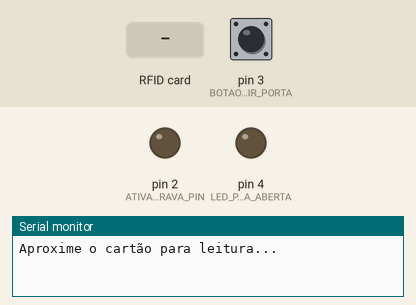
Simulated run of this sketch. Board: Arduino Uno, built with avr-gcc and run on an emulated ATmega328P. Parts: output pins drawn as LEDs (lit = HIGH), the last lines printed to the serial monitor. The test bench sets the inputs (shaded band); at power-on: pin 3 (BOTAO_ABRIR_PORTA) LOW. Pins used as bus, display or sensor lines are not drawn.

Above: at 1.2 s.
1.3 s: RFID card 20 AE B5 56 held to the reader
At 2.1 s:
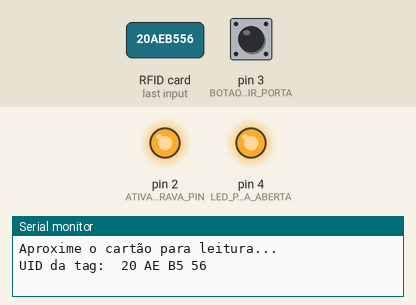
4.3 s: pin 3 (BOTAO_ABRIR_PORTA) pulled HIGH for 3.2 s
At 10.42 s:
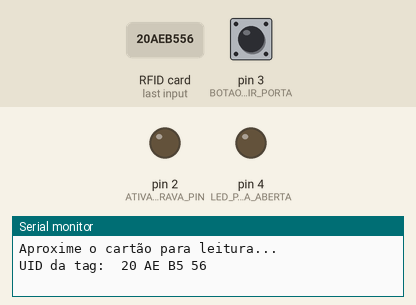
10.5 s: pin 3 (BOTAO_ABRIR_PORTA) pulled HIGH for 0.15 s
At 11.5 s:
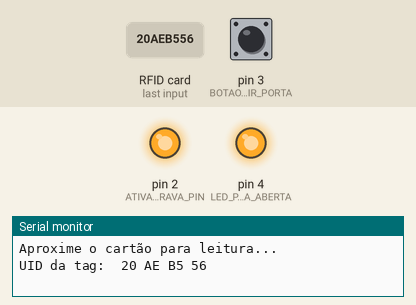
13.6 s: pin 3 (BOTAO_ABRIR_PORTA) pulled HIGH for 1 s
At 17.4 s:
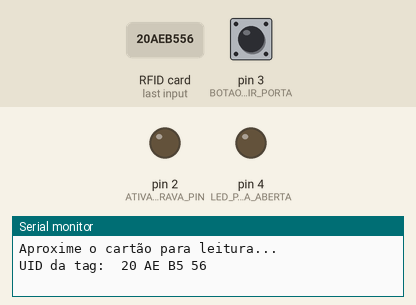
Timing chart, 0 to 18.9 s (numbered marks = the images above; inputs shaded):
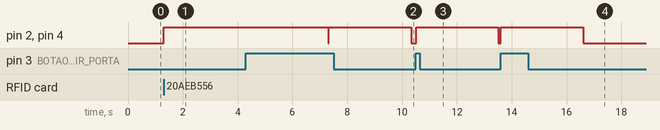

Measured:
- after the input at 1.3 s, pin 2 (ATIVACAO_TRAVA_PIN), pin 4 (LED_PORTA_ABERTA): LOW → HIGH at once
- after the input at 4.3 s, pin 2 (ATIVACAO_TRAVA_PIN), pin 4 (LED_PORTA_ABERTA): HIGH → LOW after 3.0 s instead of 0.01 s
- after the input at 10.5 s, pin 2 (ATIVACAO_TRAVA_PIN), pin 4 (LED_PORTA_ABERTA): LOW → HIGH at once, → LOW 3.0 s later
- after the input at 13.6 s, pin 2 (ATIVACAO_TRAVA_PIN), pin 4 (LED_PORTA_ABERTA): LOW → HIGH at once, → LOW 3.0 s later

The sketch:

codigo.ino
```cpp
/**
 * @brief Código arduino para desbloquear uma trava elétrica de mola.
 * @authors Gabs-Coding, Palloma Cafe, Laura Santos, Pedro Werlang.
 * @version 1.0-alpha
 * @date 2024
 */

#include <SPI.h>
#include <MFRC522.h>

const int CS_PIN = 10; /**< Atribuição do pino vinculado ao SPI slave select input (Pin 24, NSS, active low); */
const int RPD_PIN = 9; /**< Atribuição do pino vinculado ao reset e power down input (Pin 6, NRSTPD, active low); */
const int BOTAO_ABRIR_PORTA = 3; /**< Atribuição do pino vinculado a interrupção do botão que abrirá a trava solenoide. */
const int ATIVACAO_TRAVA_PIN = 2; /**< Atribuição do pino 2 para abrir e fechar a trava; */
const int LED_PORTA_ABERTA = 4; /**< Atribuição do pino 4 para ligar o LED verde e indicar quando a trava está aberta. */
/**v Variável descontinuada.*/
// const String CARTAO_CADASTRADO("20 AE B5 56"); /**< Código UID do cartão cadastrado. */

MFRC522 leitor_cartao(CS_PIN, RPD_PIN);
//String dados_lidos(""); /**< Variável que armazenará os dados lidos do cartão.*/

void setup() {
	Serial.begin(9600); /**< Iniciando a porta serial; */
	SPI.begin(); /**< Iniciando o SPI BUS; */
	leitor_cartao.PCD_Init(); /**< Iniciando a interface MFRC522 */
	pinMode(ATIVACAO_TRAVA_PIN, OUTPUT); /**< Definindo o modo do pino ATIVACAO_TRAVA_PIN para saída; */
	pinMode(LED_PORTA_ABERTA, OUTPUT);
  pinMode(BOTAO_ABRIR_PORTA, INPUT);
	/**v Declaração desnecessária, já que o procedimento que utilizava a interrupção foi descontinuado.*/
	// attachInterrupt(digitalPinToInterrupt(ISR_PIN), destravar_sem_cartao, RISING);
  Serial.println("Aproxime o cartão para leitura...");
  Serial.println();
}

void loop() {
	/**
	 * Verificando se: 1 botão que abre sem o cartão está pressionado; 2 não há um cartão sem cadastro sendo lido; 3 não há
	 * dados de um cartão sendo lidos.
   */
  if (digitalRead(BOTAO_ABRIR_PORTA)) {
    abrirTrava();
  }
	if (!leitor_cartao.PICC_IsNewCardPresent()) {
		return;
	}
	if (!leitor_cartao.PICC_ReadCardSerial()) {
		return;
	}
	/**
   * @brief Esse laço popula a variável "dados_lidos" com os dados lidos pelo leitor RFID de um cartão próximo.
   * @details Para melhor manipulação e visualização, o laço a seguir concatena um espaço em branco e um zero,
   * caso o byte lido seja menor que 0x10 (HEX) (16 (BIN)); senão, apenas um espaço em branco é adicionado. Após
   * isso, o byte é concatenado em formato HEX na mesma string.
	 */
  Serial.print("UID da tag: ");
  String dados_lidos = "";
	for (byte i = 0; i < leitor_cartao.uid.size; i++) {
		Serial.print(leitor_cartao.uid.uidByte[i] < 0x10 ? " 0" : " ");
		Serial.print(leitor_cartao.uid.uidByte[i], HEX);
		dados_lidos.concat(String(leitor_cartao.uid.uidByte[i] < 0x10 ? " 0" : " "));
		dados_lidos.concat(String(leitor_cartao.uid.uidByte[i], HEX));
	}
  Serial.println();
	dados_lidos.toUpperCase(); /**< Garante que os dados lidos estejam em caixa alta.*/
	/**
	 * @brief Lógica de checagem se os cartão lido está cadastrado.
	 * @details Caso a validação seja bem sucedida, a trava será destrancada.
	 */
	if (dados_lidos.substring(1) == "20 AE B5 56") {
		abrirTrava();
	}
}


/**
 * @brief abre a trava solenoide por 3 segundos.
 * @details muda o estado do pino "ATIVACAO_TRAVA_PIN" e "LED_PORTA_ABERTA" para "HIGH", aguarda 3 segundos
 * e muda o estado do pino para "LOW" encerrando o procedimento.
 */
void abrirTrava() {
	digitalWrite(ATIVACAO_TRAVA_PIN, HIGH);
	digitalWrite(LED_PORTA_ABERTA, HIGH);
	delay(3000);
	digitalWrite(ATIVACAO_TRAVA_PIN, LOW);
	digitalWrite(LED_PORTA_ABERTA, LOW);
}


/**
 * @brief faz a chamada do procedimento "abrirTrava()".
 * @warning pode haver um possível bug na chamada do procedimento "abrirTrava()", pois interrupções não
 * permitem o bom funcionamento do procedimento nativo "delay()".
 * @deprecated Não precisamos utilizar uma interrupção, já que a baixa latência do tempo de leitura do
 * cartão é irrisório para o tempo de execução total do código. Retiramos esse procedimento dia
 */
void destravar_sem_cartao() {
	abrirTrava();
}
```
